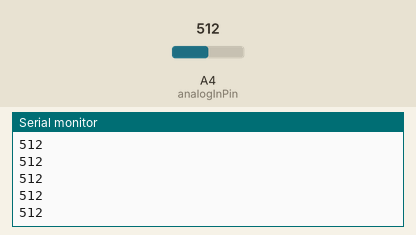
This sketch was run on a simulated Arduino Uno, built with avr-gcc and run on an emulated ATmega328P. Parts: the last lines printed to the serial monitor. Inputs (shaded band) come from the test bench; at power-on: A4 (analogInPin) = 512.

Above: at 1.2 s.
1.3 s: A4 (analogInPin) set to 716
At 2.2 s:
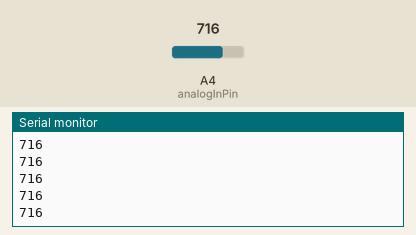
2.8 s: A4 (analogInPin) set to 900
At 3.9 s:
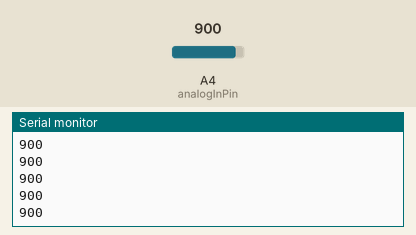
Timing chart, 0 to 5.8 s (numbered marks = the images above; inputs shaded):
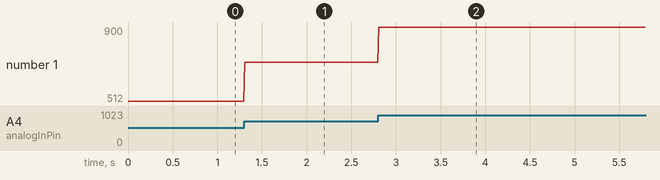

The sketch:

1.ino
```cpp
int analogInPin = A4;
int z;

void setup() {
  // put your setup code here, to run once:

  Serial.begin(9600);
}

void loop() {
  // put your main code here, to run repeatedly:
 z=analogRead(analogInPin);
Serial.println(z);
delay(10);

}
```

Measured:
- after the input at 1.3 s, the serial monitor: prints a new line at once (image 1)
- after the input at 2.8 s, the serial monitor: prints a new line at once (image 2)
- plotted number 1: 512 → 716 after the input at 1.3 s, 716 → 900 after the input at 2.8 s
